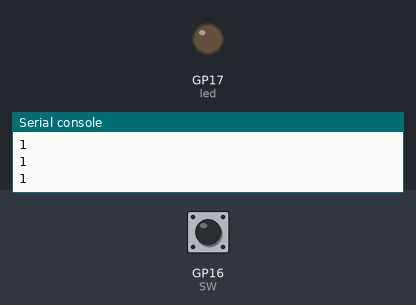
This program was run on a simulated Raspberry Pi Pico running MicroPython. Parts: output pins drawn as LEDs (lit = HIGH), the last lines printed to the serial console. The inputs (shaded band) are chosen by the test bench; at power-on: GP16 (SW) HIGH.

Above: at 1.2 s.
1.3 s: GP16 (SW) pulled LOW for 0.15 s
At 1.37 s:
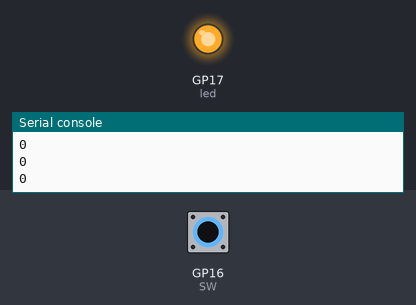
2.9 s: GP16 (SW) pulled LOW for 3.2 s
At 6.6 s:
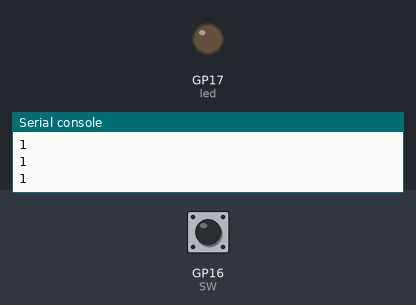
Timing chart, 0 to 8.1 s (numbered marks = the images above; inputs shaded):
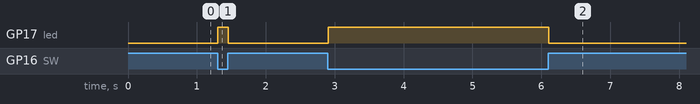

Measured:
- after the input at 1.3 s, GP17 (led): LOW → HIGH at once, → LOW 0.15 s later
- after the input at 2.9 s, GP17 (led): LOW → HIGH at once, → LOW 3.2 s later

The program:

lib_iR.py
```python
"""
Copyright (c) 2026 TKJ製作所
Released under the MIT License.

20260604
   iR センサーの 受信状態でLED を点灯させる。
   ただし、リモコンの信号はパルス上の点滅です
   信号によっては短くて感知できない場合があるので
   長めの信号を出すリモコンボタンを確認してください。

赤外線を感知して、0を返す

"""
import machine
import time

SW   = machine.Pin(16, machine.Pin.IN)
led  = machine.Pin(17, machine.Pin.OUT)

def read():
    return SW.value()

def main():

    while True:
        sense = 0
        sense = read()
        if sense == 1:
            led.off()
        if sense == 0:
            led.on()

        print(sense)
        time.sleep(0.01)

if __name__=='__main__':
    main()
```
